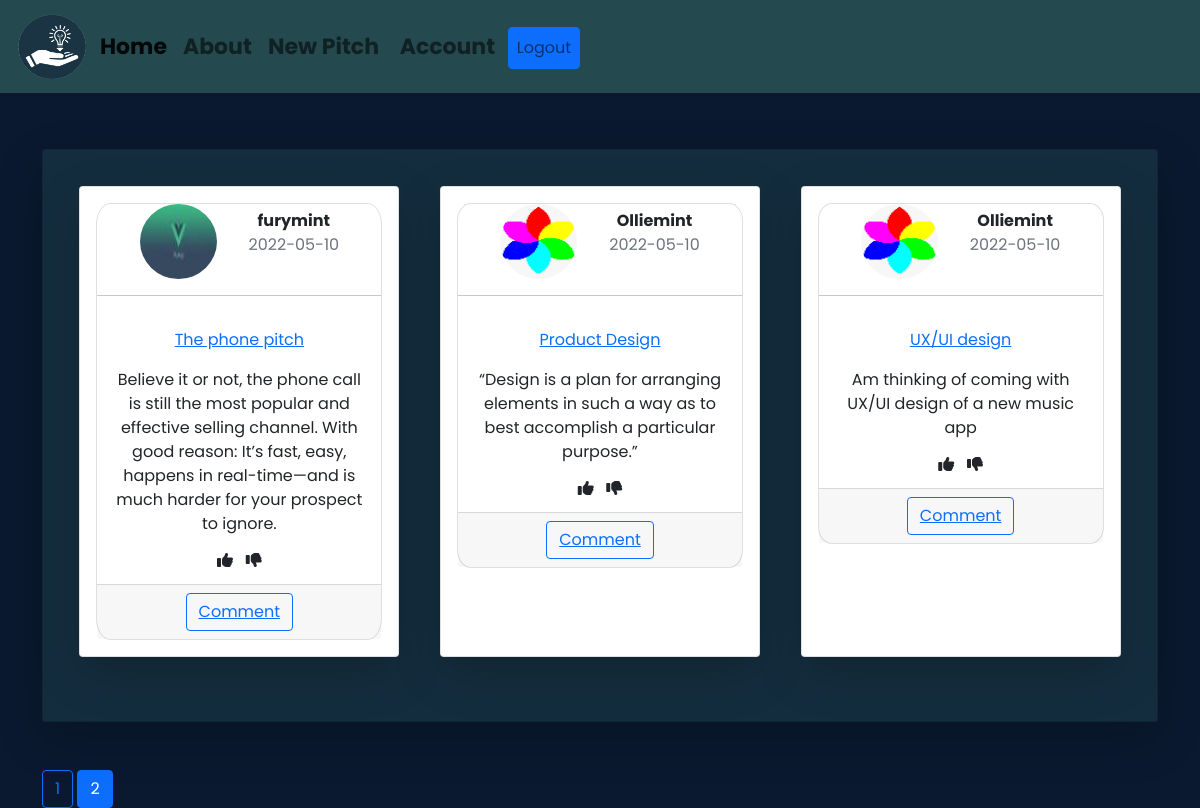
/home?page=2 (signed in), run on the app's committed database.
### app/models.py (models this page shows, shortened)
class Pitch(db.Model):
    id = db.Column(db.Integer,primary_key=True)
    title =db.Column(db.String(100), nullable=False)
    posted = db.Column(db.DateTime,nullable = False, default = datetime.utcnow)
    pitch = db.Column(db.Text, nullable = False)
    user_id = db.Column(db.Integer, db.ForeignKey('user.id'), nullable = False)

class User(db.Model,UserMixin):
    id = db.Column(db.Integer,primary_key=True)
    username =db.Column(db.String(15),unique=True, nullable=False)
    email =db.Column(db.String(100),unique=True, nullable=False)
    avatar =db.Column(db.String(60), nullable=False, default ='default.jpg')
    password =db.Column(db.String(60), nullable=False)
    pitchs = db.relationship('Pitch',backref = 'author', lazy =True)

### app/routes.py (the view)
@app.route('/')
@app.route('/home')
def home():
    page = request.args.get('page',1,type=int)
    pitches = Pitch.query.order_by(Pitch.posted.desc()).paginate(page=page, per_page=3)
    return render_template('home.html',pitches=pitches)

### app/models.py (called while the page is built)
@login_manager.user_loader
def load_user(user_id):
    return User.query.get(int(user_id))

### app/templates/home.html
{%extends 'base.html' %}
{% block content %}
    <div class="card shadow-lg p-3 mb-5 bg-white rounded" id="home">
        <div class="flex">
        {% for pitch in pitches.items %}
        <div class="card shadow-lg p-3 mb-5 bg-white rounded " style="width: 20rem;" id="cards">
            <div class="card text-center">
                <div class="header">
                    <div>
                <img class="rounded-circle" src="{{ url_for('static',filename='profiles/' + pitch.author.avatar) }}" alt="">
            </div>
            <div>
                <ul>
                    <li><strong>{{pitch.author.username}}</strong></li>
                    <li class="text-muted">{{ pitch.posted.strftime('%Y-%m-%d') }}</li>
                </ul>
            </div>
                </div>
                <hr>
                <div class="card-body">
                <p><a href="{{ url_for('pitched',pitch_id =pitch.id) }}">{{pitch.title}}</a></p>
                <p class="card-text">{{pitch.pitch}}</p>
                <div class="vote">
                    <i class="fa-solid fa-thumbs-up"></i>
                    <i class="fa-solid fa-thumbs-down"></i>
                </div>
                </div>
                <div class="card-footer text-muted">
                <button type="submit" class="btn btn-outline-primary"><a href="{{ url_for('comment') }}">Comment</a></button>
                </div>
            </div>
        </div>
        {% endfor %}
    </div>
    </div>
    {% for page_num in pitches.iter_pages()  %}
        {% if page_num %}
            {% if pitches.page == page_num %}
              <a class="btn btn-primary" href="{{ url_for('home', page=page_num) }}">{{ page_num }}</a>
            {% else %}
              <a class="btn btn-outline-primary" href="{{ url_for('home', page=page_num) }}">{{ page_num }}</a>
            {% endif %}
        {% else %}
          ..
        {% endif %}
    {% endfor %}
{% endblock %}

### app/static/css/style.css (style rules this page uses)
* { box-sizing: border-box; font-family: 'Poppins', sans-serif; text-decoration: none; }
html { scroll-behavior: smooth; }
body { background-color: #0A192F; }
#cards { margin: 20px; }
.vote { display: flex; justify-content: center; gap: 5%; }
#home { margin-top: 5%; background-color: #142D3E !important; }
#home .card { border-radius: 5%; }
#home .flex { display: flex; flex-wrap: wrap; justify-content: space-around; }
.header img { height: 75px; width: 77px; }
.header { display: flex; justify-content: center; align-items: center; }
.header li { list-style: none; }

### data on the page
Pitch: avatar (picture), author.username "furymint", posted "2022-05-10", title "The phone pitch", pitch "Believe it or not, the phone call is still the most popular and effective selling channel. With good reason: It’s fast, easy, happens in real-time—and is much harder for your prospect to ignore."
Pitch: avatar (picture), author.username "Olliemint", posted "2022-05-10", title "Product Design", pitch "“Design is a plan for arranging elements in such a way as to best accomplish a particular purpose.”"
Pitch: avatar (picture), author.username "Olliemint", posted "2022-05-10", title "UX/UI design", pitch "Am thinking of coming with UX/UI design of a new music app"

### other printed values
{{ page_num }} "1"
{{ page_num }} "2"
